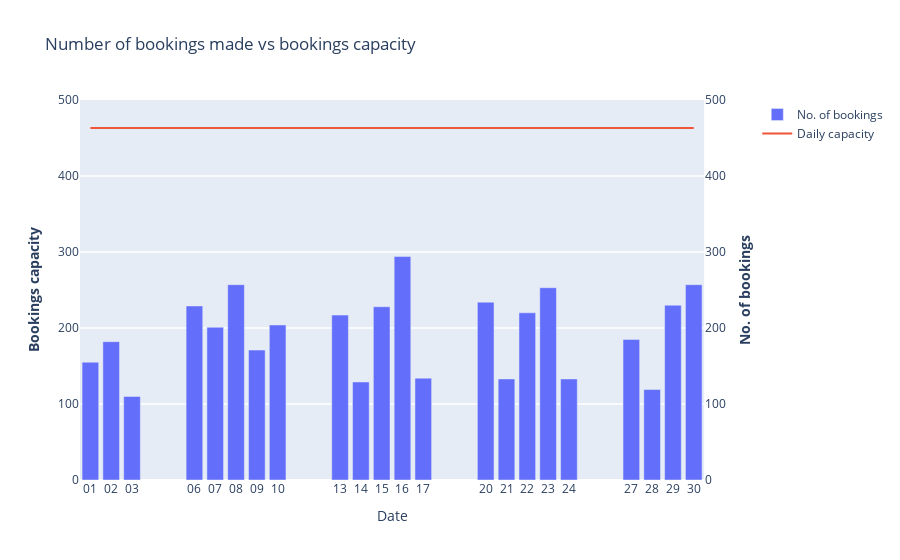
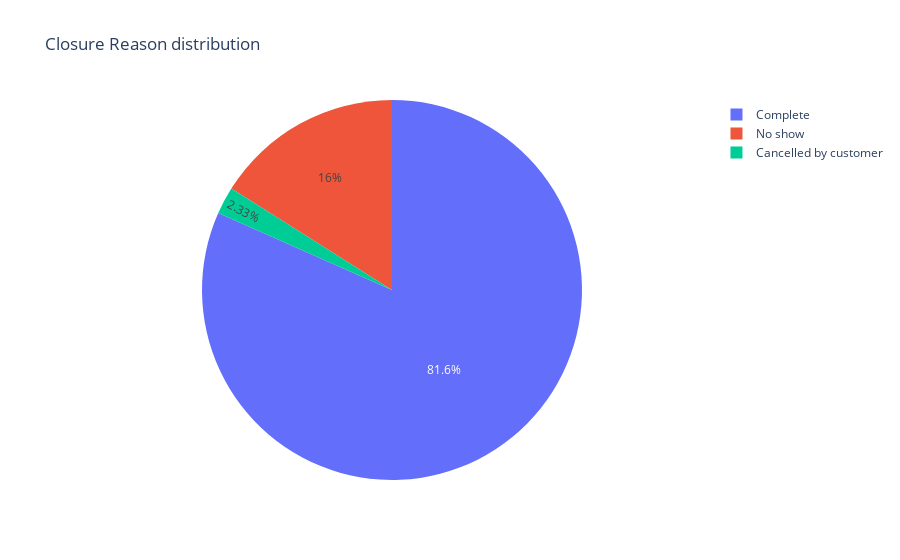
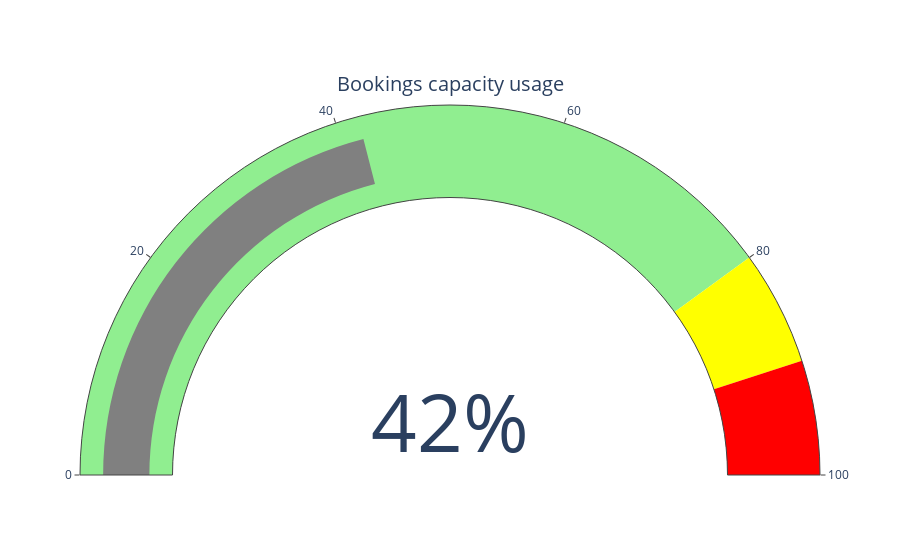
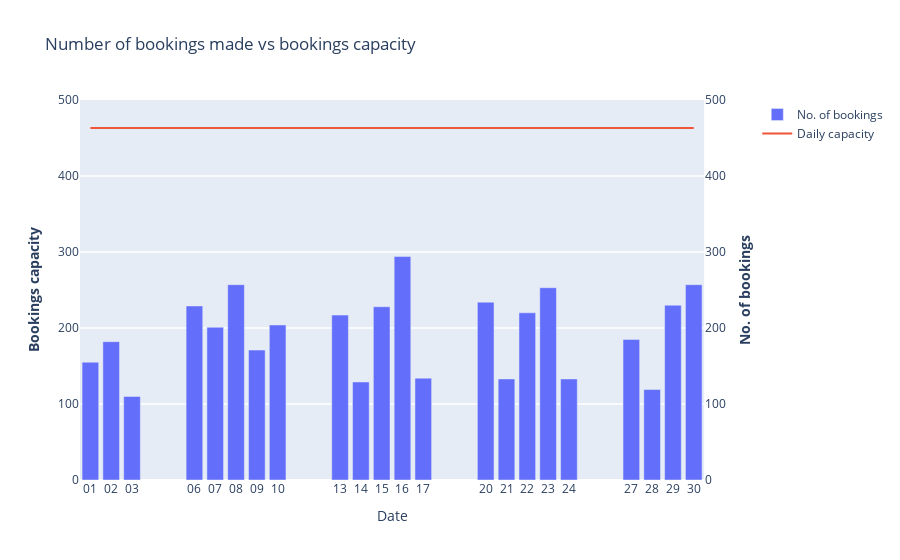

The code cell stored with these charts, in order, in its notebook:
### Code cell
app = dash.Dash(__name__)

#-----------------------------------------

Main_dataset_amended_details=Main_dataset_amended[
    [
        'Booking_date',
        'Booking_month',
        'Booking_year',
        'Booking_dayofweek',
        'Borough name',
        'Type of vehicle',
        'Transport type',
        'Registration plate',
        'ClosureReason',
        'Ward name'
    ]
]

Capacity_dataset_amended

#--------------------------------------------
# Web app layout

app = Dash(__name__, external_stylesheets=[dbc.themes.BOOTSTRAP])

app.layout = dbc.Container([
        dbc.Row([
            dbc.Col([
                    html.H1("Booking system dashboard - Financial year 2023-2024", style={'text-align':'center'}),
                    html.Br()
                ], width=12
                ) 
        ]),
        dbc.Row([
            dbc.Col([
                    html.Div('Please choose a month:'),
                    dcc.Dropdown(id='slct_month',
                                options=[x for x in Main_dataset_amended_details['Booking_month'].unique()],
                                multi=False,
                                value= "April"),
                    html.Div(id='output_month',children=[])
                ],width=4
            )
        ]), 
        dbc.Row([
            dbc.Col([
                dcc.Graph(id='chart2',
                            figure={}
                            )
            ], width=6),
            dbc.Col([
                dcc.Graph(id='chart3',
                            figure={}
                            )
            ], width=6)
        ]),
        dbc.Row([
            dbc.Col([
                dcc.Graph(id='chart4',
                            figure={} 
                            )
            ], width=6)
        ]),
        dbc.Row([
            dbc.Col([
                dcc.Graph(id='chart1',
                            figure={} 
                            )
            ], width=12)
        ]),
    ]
)

    
    #https://youtu.be/1nEL0S8i2Wk?si=hCCh51-MG2zYgHVi

#--------------------------------------------------------------------
#Connect the Plotly graphs with Dash Components -- callback
@app.callback(
    [
        Output(component_id='output_month',component_property='children'),
        Output(component_id='chart1',component_property='figure'),
        Output(component_id='chart2',component_property='figure'),
        Output(component_id='chart3',component_property='figure'),
        Output(component_id='chart4',component_property='figure')
    ],
    [
        Input(component_id='slct_month', component_property='value')
    ]
)

def update_graphs(slct_month): 
    print(type(slct_month))

    #container

    container_month = "The month chosen by user was: {}".format(slct_month)

# VIDEO A SEGUIR!


    Booking_capacity = Capacity_dataset_amended.copy()
    Booking_capacity = Booking_capacity[Booking_capacity['Booking_month'] == slct_month]

    # Ensure 'Booking_date' is in datetime format and sort by 'Booking_date'

    Booking_capacity['Booking_date'] = pd.to_datetime(Booking_capacity['Booking_date'],format='%d/%m/%Y', dayfirst=True)

    #Group total spaces and total bookings data by Booking_date

    dff_capacity_grouped = Booking_capacity.groupby('Booking_date').sum('Total spaces')
    dff_total_bookings = Booking_capacity.groupby('Booking_date').sum('Total booked')
    
    #Create figure with secondary y-axis
    fig = make_subplots(specs=[[{"secondary_y": True}]])

    # Add traces

    fig.add_trace(
        go.Bar(
            x=dff_total_bookings.index,
            y=dff_total_bookings['Total booked'],
            name='No. of bookings'
        ),
        secondary_y=False
    )
    fig.add_trace(
        go.Scatter(
            x=dff_capacity_grouped.index,
            y=dff_capacity_grouped['Total spaces'],
            name='Daily capacity',
            ),
        secondary_y=True
    )

    #Add figure title
    fig.update_layout(
        title_text="Number of bookings made vs bookings capacity"
    )

    # Set x-axis title
    fig.update_xaxes(title_text="Date")

    # Set y-axes titles
    fig.update_yaxes(title_text="<b>Bookings capacity</b>", secondary_y=False)
    fig.update_yaxes(title_text="<b>No. of bookings</b>", secondary_y=True)
    fig.update_yaxes(range = [0,500])
    fig.update_xaxes(
        tickformat='%d',
        tickmode='array',
        tickvals=Booking_capacity['Booking_date']

    )
    fig.show()

    # Chart2
    
    filtered_dataset_by_month = Main_dataset_amended_details.loc[Main_dataset_amended_details['Booking_month'] == slct_month]
    
    #Get the value counts of "ClosureReason"

    bookings_classification = filtered_dataset_by_month['ClosureReason'].value_counts().reset_index()
    bookings_classification.columns=['ClosureReason','Count']
    
        #Create the pie
    
    fig2 =px.pie(bookings_classification, names = 'ClosureReason',values='Count',title='Closure Reason distribution')
    fig2.show()

    #Create the gauge chart
    Gauge_chart = (Booking_capacity['Total booked'].sum()/Booking_capacity['Total spaces'].sum())*100


    fig3 = go.Figure(
            go.Indicator(
                mode= "gauge+number",
                value=Gauge_chart,
                number = {'suffix':"%"},
                domain={'x':[0,1],'y':[0,1]},
                title ={'text':"Bookings capacity usage"},
                gauge ={'axis': {'range': [0,100]},
                        'bar':{'color':'grey'},
                        'steps':[
                            {'range':[0,80],'color':"lightgreen"},
                            {'range':[80,90],'color':"yellow"},
                            {'range':[90,100],'color':"red"}
                            ]
                }
            )
        )
    fig3.show()

    #chart 4 - busiest weekdays 
        #data  manipulation

    Ordered_weekday = ['Monday','Thursday','Friday','Saturday','Sunday']
    Bookings_dayofweek = Booking_capacity['Booking_dayofweek'].unique()

    Bookings_dayofweek_table=[]

    for i in Bookings_dayofweek:
        var_temp = Booking_capacity.loc[Booking_capacity['Booking_dayofweek']==i].copy()
        var_temp2 = var_temp['Total booked'].sum()/var_temp['Booking_date'].nunique()
        Bookings_dayofweek_table.append({'Booking_dayofweek':i,'Average no. of bookings': var_temp2})

    Bookings_dayofweek_table_df = pd.DataFrame(Bookings_dayofweek_table)
    Bookings_dayofweek_table_df = Bookings_dayofweek_table_df.set_index('Booking_dayofweek').reindex(Ordered_weekday).reset_index()

        #determine the day with the highest average
    max_avg_booking_day = Bookings_dayofweek_table_df.loc[Bookings_dayofweek_table_df['Average no. of bookings'].idxmax(),'Booking_dayofweek']

    #colours

    colors=['blue']*len(Bookings_dayofweek_table_df)
    max_day_index = Bookings_dayofweek_table_df.index[Bookings_dayofweek_table_df['Booking_dayofweek']== max_avg_booking_day].tolist()[0]
    colors[max_day_index] = 'crimson'

    fig4 = go.Figure(
        go.Bar(
                x=Bookings_dayofweek_table_df['Booking_dayofweek'],
                y=Bookings_dayofweek_table_df['Average no. of bookings'],
                marker_color = colors
        )
    )

    fig4.update_layout(title_text='Average no. of bookings per day of week')
    
    return container_month, fig, fig2, fig3, fig4
#--------------------------------------------------------------------

if __name__=='__main__':
    app.run_server(debug=True)


##Web app layout 



#Change dashboard features - https://plotly.com/python/v3/create-online-dashboard-legacy/

# my_dboard = dashboard.Dashboard()

# box_a = {
#     'type':'box',
#     'boxType':'plot',
#     'fileId': fig,
#     'shareKey': None,
#     'title':'YYYYYY'
# }

# text_for_box = """

# ## Distributions:

# #### Scatter Plot
# 1. Ranging 0 - 500
# 2. Even distribution

# #### Box Plot
# 1. Similar range
# 2. Outliers present in trace 1 and trace 3

# You can view more markdown tips [here] - A TUA MAE
# """

# box_b ={
#     'type':'box',
#     'boxType':'text',
#     'fileId':fig2,
#     'text': text_for_box,
#     'title':'XXXXXXX'
# }

# box_c ={
#     'type':'box',
#     'boxType':'plot' ,
#     'title': 'ZZZZZZZ'
# }

# my_dboard.insert(box_c)
# my_dboard.insert(box_a,'above',1)
# my_dboard.insert(box_b, 'left', 1, fill_percent=40)

# my_dboard.get_box(1)
# my_dboard.get_box(1)['title'] = 'test123'

# my_dboard['settings']['title'] = 'Booking system dashboard with Python' # title for the dashboard
# my_dboard['settings']['foregroundColor'] = '#000000'



# my_dboard.get_preview()

#trocar plots - my_dboard.swap(2,3)

### Figure 1 — Plotly figure (JSON) as saved in the notebook; plotly's stock layout.template omitted (floating-point values rounded to 4 significant figures)
{"data": [{"name": "No. of bookings", "type": "bar", "x": ["2023-04-01T00:00:00", "2023-04-02T00:00:00", "2023-04-03T00:00:00", "2023-04-06T00:00:00", "2023-04-07T00:00:00", "2023-04-08T00:00:00", "2023-04-09T00:00:00", "2023-04-10T00:00:00", "2023-04-13T00:00:00", "2023-04-14T00:00:00", "2023-04-15T00:00:00", "2023-04-16T00:00:00", "2023-04-17T00:00:00", "2023-04-20T00:00:00", "2023-04-21T00:00:00", "2023-04-22T00:00:00", "2023-04-23T00:00:00", "2023-04-24T00:00:00", "2023-04-27T00:00:00", "2023-04-28T00:00:00", "2023-04-29T00:00:00", "2023-04-30T00:00:00"], "xaxis": "x", "y": [155, 182, 110, 229, 201, 257, 171, 204, 217, 129, 228, 294, 134, 234, 133, 220, 253, 133, 185, 119, 230, 257], "yaxis": "y"}, {"name": "Daily capacity", "type": "scatter", "x": ["2023-04-01T00:00:00", "2023-04-02T00:00:00", "2023-04-03T00:00:00", "2023-04-06T00:00:00", "2023-04-07T00:00:00", "2023-04-08T00:00:00", "2023-04-09T00:00:00", "2023-04-10T00:00:00", "2023-04-13T00:00:00", "2023-04-14T00:00:00", "2023-04-15T00:00:00", "2023-04-16T00:00:00", "2023-04-17T00:00:00", "2023-04-20T00:00:00", "2023-04-21T00:00:00", "2023-04-22T00:00:00", "2023-04-23T00:00:00", "2023-04-24T00:00:00", "2023-04-27T00:00:00", "2023-04-28T00:00:00", "2023-04-29T00:00:00", "2023-04-30T00:00:00"], "xaxis": "x", "y": [463, 463, 463, 463, 463, 463, 463, 463, 463, 463, 463, 463, 463, 463, 463, 463, 463, 463, 463, 463, 463, 463], "yaxis": "y2"}], "layout": {"title": {"text": "Number of bookings made vs bookings capacity"}, "xaxis": {"anchor": "y", "domain": [0, 0.94], "tickformat": "%d", "tickmode": "array", "tickvals": ["2023-04-01T00:00:00", "2023-04-01T00:00:00", "2023-04-01T00:00:00", "2023-04-02T00:00:00", "2023-04-02T00:00:00", "2023-04-02T00:00:00", "2023-04-03T00:00:00", "2023-04-03T00:00:00", "2023-04-03T00:00:00", "2023-04-06T00:00:00", "2023-04-06T00:00:00", "2023-04-06T00:00:00", "2023-04-07T00:00:00", "2023-04-07T00:00:00", "2023-04-07T00:00:00", "2023-04-08T00:00:00", "2023-04-08T00:00:00", "2023-04-08T00:00:00", "2023-04-09T00:00:00", "2023-04-09T00:00:00", "2023-04-09T00:00:00", "2023-04-10T00:00:00", "2023-04-10T00:00:00", "2023-04-10T00:00:00", "2023-04-13T00:00:00", "2023-04-13T00:00:00", "2023-04-13T00:00:00", "2023-04-14T00:00:00", "2023-04-14T00:00:00", "2023-04-14T00:00:00", "2023-04-15T00:00:00", "2023-04-15T00:00:00", "2023-04-15T00:00:00", "2023-04-16T00:00:00", "2023-04-16T00:00:00", "2023-04-16T00:00:00", "2023-04-17T00:00:00", "2023-04-17T00:00:00", "2023-04-17T00:00:00", "2023-04-20T00:00:00", "2023-04-20T00:00:00", "2023-04-20T00:00:00", "2023-04-21T00:00:00", "2023-04-21T00:00:00", "2023-04-21T00:00:00", "2023-04-22T00:00:00", "2023-04-22T00:00:00", "2023-04-22T00:00:00", "2023-04-23T00:00:00", "2023-04-23T00:00:00", "2023-04-23T00:00:00", "2023-04-24T00:00:00", "2023-04-24T00:00:00", "2023-04-24T00:00:00", "2023-04-27T00:00:00", "2023-04-27T00:00:00", "2023-04-27T00:00:00", "2023-04-28T00:00:00", "2023-04-28T00:00:00", "2023-04-28T00:00:00", "2023-04-29T00:00:00", "2023-04-29T00:00:00", "2023-04-29T00:00:00", "2023-04-30T00:00:00", "2023-04-30T00:00:00", "2023-04-30T00:00:00"], "title": {"text": "Date"}}, "yaxis": {"anchor": "x", "domain": [0, 1], "range": [0, 500], "title": {"text": "<b>Bookings capacity</b>"}}, "yaxis2": {"anchor": "x", "overlaying": "y", "range": [0, 500], "side": "right", "title": {"text": "<b>No. of bookings</b>"}}}}

### Figure 2 — Plotly figure (JSON) as saved in the notebook; plotly's stock layout.template omitted (floating-point values rounded to 4 significant figures)
{"data": [{"domain": {"x": [0, 1], "y": [0, 1]}, "hovertemplate": "ClosureReason=%{label}<br>Count=%{value}<extra></extra>", "labels": ["Complete", "No show", "Cancelled by customer"], "legendgroup": "", "name": "", "showlegend": true, "type": "pie", "values": [3573, 702, 102]}], "layout": {"legend": {"tracegroupgap": 0}, "title": {"text": "Closure Reason distribution"}}}

### Figure 3 — Plotly figure (JSON) as saved in the notebook; plotly's stock layout.template omitted (floating-point values rounded to 4 significant figures)
{"data": [{"domain": {"x": [0, 1], "y": [0, 1]}, "gauge": {"axis": {"range": [0, 100]}, "bar": {"color": "grey"}, "steps": [{"color": "lightgreen", "range": [0, 80]}, {"color": "yellow", "range": [80, 90]}, {"color": "red", "range": [90, 100]}]}, "mode": "gauge+number", "number": {"suffix": "%"}, "title": {"text": "Bookings capacity usage"}, "type": "indicator", "value": 41.97}], "layout": {}}

### Figure 4 — Plotly figure (JSON) as saved in the notebook; plotly's stock layout.template omitted (floating-point values rounded to 4 significant figures)
{"data": [{"name": "No. of bookings", "type": "bar", "x": ["2023-04-01T00:00:00", "2023-04-02T00:00:00", "2023-04-03T00:00:00", "2023-04-06T00:00:00", "2023-04-07T00:00:00", "2023-04-08T00:00:00", "2023-04-09T00:00:00", "2023-04-10T00:00:00", "2023-04-13T00:00:00", "2023-04-14T00:00:00", "2023-04-15T00:00:00", "2023-04-16T00:00:00", "2023-04-17T00:00:00", "2023-04-20T00:00:00", "2023-04-21T00:00:00", "2023-04-22T00:00:00", "2023-04-23T00:00:00", "2023-04-24T00:00:00", "2023-04-27T00:00:00", "2023-04-28T00:00:00", "2023-04-29T00:00:00", "2023-04-30T00:00:00"], "xaxis": "x", "y": [155, 182, 110, 229, 201, 257, 171, 204, 217, 129, 228, 294, 134, 234, 133, 220, 253, 133, 185, 119, 230, 257], "yaxis": "y"}, {"name": "Daily capacity", "type": "scatter", "x": ["2023-04-01T00:00:00", "2023-04-02T00:00:00", "2023-04-03T00:00:00", "2023-04-06T00:00:00", "2023-04-07T00:00:00", "2023-04-08T00:00:00", "2023-04-09T00:00:00", "2023-04-10T00:00:00", "2023-04-13T00:00:00", "2023-04-14T00:00:00", "2023-04-15T00:00:00", "2023-04-16T00:00:00", "2023-04-17T00:00:00", "2023-04-20T00:00:00", "2023-04-21T00:00:00", "2023-04-22T00:00:00", "2023-04-23T00:00:00", "2023-04-24T00:00:00", "2023-04-27T00:00:00", "2023-04-28T00:00:00", "2023-04-29T00:00:00", "2023-04-30T00:00:00"], "xaxis": "x", "y": [463, 463, 463, 463, 463, 463, 463, 463, 463, 463, 463, 463, 463, 463, 463, 463, 463, 463, 463, 463, 463, 463], "yaxis": "y2"}], "layout": {"title": {"text": "Number of bookings made vs bookings capacity"}, "xaxis": {"anchor": "y", "domain": [0, 0.94], "tickformat": "%d", "tickmode": "array", "tickvals": ["2023-04-01T00:00:00", "2023-04-01T00:00:00", "2023-04-01T00:00:00", "2023-04-02T00:00:00", "2023-04-02T00:00:00", "2023-04-02T00:00:00", "2023-04-03T00:00:00", "2023-04-03T00:00:00", "2023-04-03T00:00:00", "2023-04-06T00:00:00", "2023-04-06T00:00:00", "2023-04-06T00:00:00", "2023-04-07T00:00:00", "2023-04-07T00:00:00", "2023-04-07T00:00:00", "2023-04-08T00:00:00", "2023-04-08T00:00:00", "2023-04-08T00:00:00", "2023-04-09T00:00:00", "2023-04-09T00:00:00", "2023-04-09T00:00:00", "2023-04-10T00:00:00", "2023-04-10T00:00:00", "2023-04-10T00:00:00", "2023-04-13T00:00:00", "2023-04-13T00:00:00", "2023-04-13T00:00:00", "2023-04-14T00:00:00", "2023-04-14T00:00:00", "2023-04-14T00:00:00", "2023-04-15T00:00:00", "2023-04-15T00:00:00", "2023-04-15T00:00:00", "2023-04-16T00:00:00", "2023-04-16T00:00:00", "2023-04-16T00:00:00", "2023-04-17T00:00:00", "2023-04-17T00:00:00", "2023-04-17T00:00:00", "2023-04-20T00:00:00", "2023-04-20T00:00:00", "2023-04-20T00:00:00", "2023-04-21T00:00:00", "2023-04-21T00:00:00", "2023-04-21T00:00:00", "2023-04-22T00:00:00", "2023-04-22T00:00:00", "2023-04-22T00:00:00", "2023-04-23T00:00:00", "2023-04-23T00:00:00", "2023-04-23T00:00:00", "2023-04-24T00:00:00", "2023-04-24T00:00:00", "2023-04-24T00:00:00", "2023-04-27T00:00:00", "2023-04-27T00:00:00", "2023-04-27T00:00:00", "2023-04-28T00:00:00", "2023-04-28T00:00:00", "2023-04-28T00:00:00", "2023-04-29T00:00:00", "2023-04-29T00:00:00", "2023-04-29T00:00:00", "2023-04-30T00:00:00", "2023-04-30T00:00:00", "2023-04-30T00:00:00"], "title": {"text": "Date"}}, "yaxis": {"anchor": "x", "domain": [0, 1], "range": [0, 500], "title": {"text": "<b>Bookings capacity</b>"}}, "yaxis2": {"anchor": "x", "overlaying": "y", "range": [0, 500], "side": "right", "title": {"text": "<b>No. of bookings</b>"}}}}
